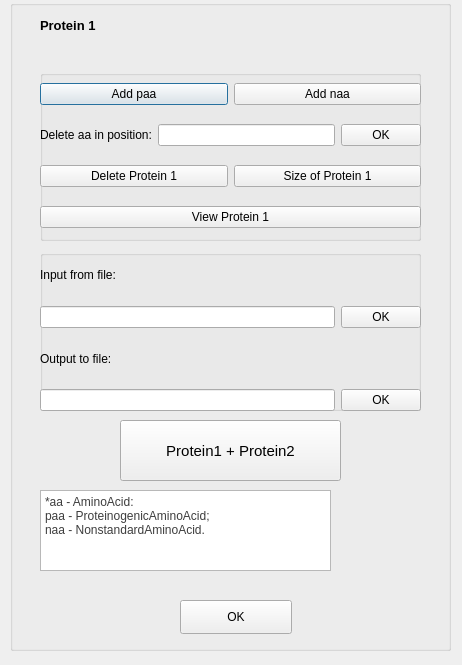
<?xml version="1.0" encoding="UTF-8"?>
<ui version="4.0">
 <class>FirstWindow</class>
 <widget class="QDialog" name="FirstWindow">
  <property name="geometry">
   <rect>
    <x>0</x>
    <y>0</y>
    <width>462</width>
    <height>665</height>
   </rect>
  </property>
  <property name="windowTitle">
   <string>Dialog</string>
  </property>
  <widget class="QGroupBox" name="groupBox_3">
   <property name="geometry">
    <rect>
     <x>10</x>
     <y>0</y>
     <width>441</width>
     <height>651</height>
    </rect>
   </property>
   <property name="title">
    <string/>
   </property>
   <widget class="QLabel" name="label_2">
    <property name="geometry">
     <rect>
      <x>30</x>
      <y>10</y>
      <width>101</width>
      <height>31</height>
     </rect>
    </property>
    <property name="font">
     <font>
      <pointsize>10</pointsize>
     </font>
    </property>
    <property name="text">
     <string>&lt;html&gt;&lt;head/&gt;&lt;body&gt;&lt;p&gt;&lt;span style=&quot; font-size:10pt; font-weight:600;&quot;&gt;Protein 1&lt;/span&gt;&lt;/p&gt;&lt;/body&gt;&lt;/html&gt;</string>
    </property>
   </widget>
   <widget class="QGroupBox" name="groupBox_2">
    <property name="geometry">
     <rect>
      <x>30</x>
      <y>70</y>
      <width>381</width>
      <height>171</height>
     </rect>
    </property>
    <property name="title">
     <string/>
    </property>
    <widget class="QWidget" name="verticalLayoutWidget_4">
     <property name="geometry">
      <rect>
       <x>0</x>
       <y>0</y>
       <width>381</width>
       <height>171</height>
      </rect>
     </property>
     <layout class="QVBoxLayout" name="verticalLayout_4">
      <item>
       <layout class="QHBoxLayout" name="horizontalLayout">
        <item>
         <widget class="QPushButton" name="pushButton_13">
          <property name="text">
           <string>Add paa</string>
          </property>
         </widget>
        </item>
        <item>
         <widget class="QPushButton" name="pushButton_14">
          <property name="text">
           <string>Add naa</string>
          </property>
         </widget>
        </item>
       </layout>
      </item>
      <item>
       <layout class="QHBoxLayout" name="horizontalLayout_10">
        <item>
         <widget class="QLabel" name="label_10">
          <property name="font">
           <font>
            <pointsize>9</pointsize>
           </font>
          </property>
          <property name="text">
           <string>Delete aa in position:</string>
          </property>
         </widget>
        </item>
        <item>
         <widget class="QLineEdit" name="lineEdit_5">
          <property name="font">
           <font>
            <pointsize>9</pointsize>
           </font>
          </property>
         </widget>
        </item>
        <item>
         <widget class="QPushButton" name="pushButton_4">
          <property name="font">
           <font>
            <pointsize>9</pointsize>
           </font>
          </property>
          <property name="text">
           <string>OK</string>
          </property>
         </widget>
        </item>
       </layout>
      </item>
      <item>
       <layout class="QHBoxLayout" name="horizontalLayout_11">
        <item>
         <widget class="QPushButton" name="pushButton_5">
          <property name="font">
           <font>
            <pointsize>9</pointsize>
           </font>
          </property>
          <property name="text">
           <string>Delete Protein 1</string>
          </property>
         </widget>
        </item>
        <item>
         <widget class="QPushButton" name="pushButton_6">
          <property name="font">
           <font>
            <pointsize>9</pointsize>
           </font>
          </property>
          <property name="text">
           <string>Size of Protein 1</string>
          </property>
         </widget>
        </item>
       </layout>
      </item>
      <item>
       <layout class="QHBoxLayout" name="horizontalLayout_12">
        <item>
         <widget class="QPushButton" name="pushButton_7">
          <property name="font">
           <font>
            <pointsize>9</pointsize>
           </font>
          </property>
          <property name="text">
           <string>View Protein 1</string>
          </property>
         </widget>
        </item>
       </layout>
      </item>
     </layout>
    </widget>
   </widget>
   <widget class="QGroupBox" name="groupBox_5">
    <property name="geometry">
     <rect>
      <x>30</x>
      <y>250</y>
      <width>381</width>
      <height>161</height>
     </rect>
    </property>
    <property name="title">
     <string/>
    </property>
    <widget class="QWidget" name="verticalLayoutWidget_5">
     <property name="geometry">
      <rect>
       <x>0</x>
       <y>0</y>
       <width>381</width>
       <height>161</height>
      </rect>
     </property>
     <layout class="QVBoxLayout" name="verticalLayout_5">
      <item>
       <layout class="QHBoxLayout" name="horizontalLayout_13">
        <item>
         <widget class="QLabel" name="label_3">
          <property name="font">
           <font>
            <pointsize>9</pointsize>
           </font>
          </property>
          <property name="text">
           <string>Input from file:</string>
          </property>
         </widget>
        </item>
       </layout>
      </item>
      <item>
       <layout class="QHBoxLayout" name="horizontalLayout_27">
        <item>
         <widget class="QLineEdit" name="lineEdit_6">
          <property name="font">
           <font>
            <pointsize>9</pointsize>
           </font>
          </property>
         </widget>
        </item>
        <item>
         <widget class="QPushButton" name="pushButton_8">
          <property name="font">
           <font>
            <pointsize>9</pointsize>
           </font>
          </property>
          <property name="text">
           <string>OK</string>
          </property>
         </widget>
        </item>
       </layout>
      </item>
      <item>
       <layout class="QHBoxLayout" name="horizontalLayout_14">
        <item>
         <widget class="QLabel" name="label_11">
          <property name="font">
           <font>
            <pointsize>9</pointsize>
           </font>
          </property>
          <property name="text">
           <string>Output to file:</string>
          </property>
         </widget>
        </item>
       </layout>
      </item>
      <item>
       <layout class="QHBoxLayout" name="horizontalLayout_28">
        <item>
         <widget class="QLineEdit" name="lineEdit_7">
          <property name="font">
           <font>
            <pointsize>9</pointsize>
           </font>
          </property>
         </widget>
        </item>
        <item>
         <widget class="QPushButton" name="pushButton_9">
          <property name="font">
           <font>
            <pointsize>9</pointsize>
           </font>
          </property>
          <property name="text">
           <string>OK</string>
          </property>
         </widget>
        </item>
       </layout>
      </item>
     </layout>
    </widget>
   </widget>
   <widget class="QPushButton" name="pushButton_28">
    <property name="geometry">
     <rect>
      <x>110</x>
      <y>420</y>
      <width>221</width>
      <height>61</height>
     </rect>
    </property>
    <property name="font">
     <font>
      <pointsize>11</pointsize>
     </font>
    </property>
    <property name="text">
     <string>Protein1 + Protein2</string>
    </property>
   </widget>
   <widget class="QTextBrowser" name="textBrowser">
    <property name="geometry">
     <rect>
      <x>30</x>
      <y>490</y>
      <width>291</width>
      <height>81</height>
     </rect>
    </property>
    <property name="html">
     <string>&lt;!DOCTYPE HTML PUBLIC &quot;-//W3C//DTD HTML 4.0//EN&quot; &quot;http://www.w3.org/TR/REC-html40/strict.dtd&quot;&gt;
&lt;html&gt;&lt;head&gt;&lt;meta name=&quot;qrichtext&quot; content=&quot;1&quot; /&gt;&lt;style type=&quot;text/css&quot;&gt;
p, li { white-space: pre-wrap; }
&lt;/style&gt;&lt;/head&gt;&lt;body style=&quot; font-family:'MS Shell Dlg 2'; font-size:8pt; font-weight:400; font-style:normal;&quot;&gt;
&lt;p style=&quot; margin-top:0px; margin-bottom:0px; margin-left:0px; margin-right:0px; -qt-block-indent:0; text-indent:0px;&quot;&gt;&lt;span style=&quot; font-family:'MS Shell Dlg 2'; font-size:9pt; color:#3d3d3d;&quot;&gt;*aa - AminoAcid:&lt;br /&gt;paa - ProteinogenicAminoAcid;&lt;/span&gt;&lt;/p&gt;
&lt;p style=&quot; margin-top:0px; margin-bottom:0px; margin-left:0px; margin-right:0px; -qt-block-indent:0; text-indent:0px;&quot;&gt;&lt;span style=&quot; font-family:'MS Shell Dlg 2'; font-size:9pt; color:#3d3d3d;&quot;&gt;naa - NonstandardAminoAcid.&lt;/span&gt;&lt;/p&gt;&lt;/body&gt;&lt;/html&gt;</string>
    </property>
   </widget>
   <widget class="QPushButton" name="pushButton">
    <property name="geometry">
     <rect>
      <x>170</x>
      <y>600</y>
      <width>112</width>
      <height>34</height>
     </rect>
    </property>
    <property name="font">
     <font>
      <pointsize>9</pointsize>
     </font>
    </property>
    <property name="text">
     <string>OK</string>
    </property>
   </widget>
  </widget>
 </widget>
 <resources/>
 <connections/>
</ui>
